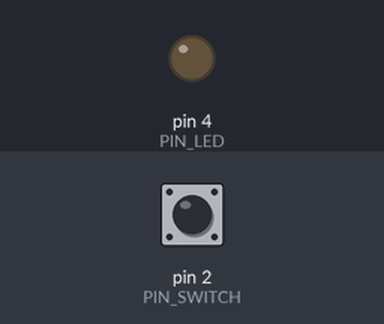
Simulated run of this sketch. Board: Arduino Uno, built with avr-gcc and run on an emulated ATmega328P. On the bench: output pins drawn as LEDs (lit = HIGH). Inputs (shaded band) come from the test bench; at power-on: pin 2 (PIN_SWITCH) HIGH.

Above: at 1.2 s.
1.3 s: pin 2 (PIN_SWITCH) pulled LOW for 0.15 s
At 2.5 s:
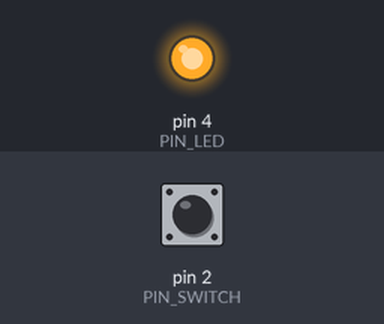
2.9 s: pin 2 (PIN_SWITCH) pulled LOW for 1 s
At 3.7 s:
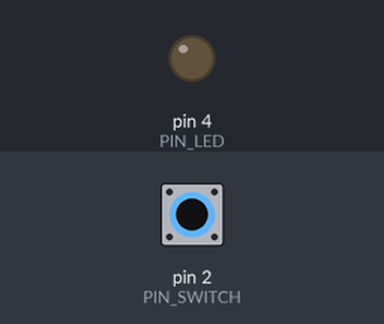
5.4 s: pin 2 (PIN_SWITCH) pulled LOW for 3.2 s
At 6.8 s:
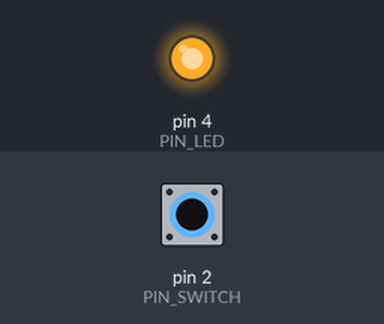
Timing chart, 0 to 8.4 s (numbered marks = the images above; inputs shaded):
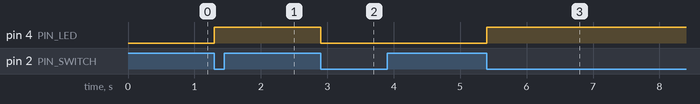

The sketch:

switch_interrupt_debouncing.ino
```cpp
// With simple ISR implementation, we noticed that an LED turns ON multiple times over the duration of pressing switch button due to extended pressure applied
// In order to avoid repetitive turning ON of LED, we put a check on when was the last time ISR was invoked by measuring time of last event and current event.
// It should not be less than 200ms.
// This pehnomenom is called as Debouncing

#define PIN_LED 4
#define PIN_SWITCH 2

int LED = 0;

void setup() {
  // put your setup code here, to run once:
  pinMode(PIN_LED, OUTPUT);
  pinMode(PIN_SWITCH, INPUT_PULLUP);
  attachInterrupt(digitalPinToInterrupt(PIN_SWITCH), keyPressed, FALLING);
}

void toggleLED() {
  LED = 1 - LED;
  digitalWrite(PIN_LED, LED);
}

void keyPressed() {
  static unsigned long lastEvent = 0;
  unsigned long thisEvent = millis();
  // Logic for preventing bouncing of LED
  if (thisEvent - lastEvent > 400) {
    toggleLED();
  }
  lastEvent = thisEvent;
}

void loop() {
  // put your main code here, to run repeatedly:
//  if (digitalRead(PIN_SWITCH)) {
//    toggleLED();
//  }

  delay(200);
}
```

Measured:
- after the input at 1.3 s, pin 4 (PIN_LED): LOW → HIGH at once
- after the input at 2.9 s, pin 4 (PIN_LED): HIGH → LOW at once
- after the input at 5.4 s, pin 4 (PIN_LED): LOW → HIGH at once
